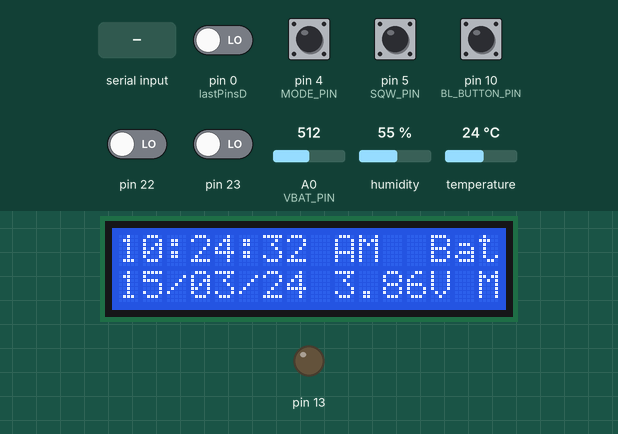
This program was run on a simulated Arduino Pro Mini, built with avr-gcc and run on an emulated ATmega328P. Parts: 16×2 character LCD, output pins drawn as LEDs (lit = HIGH). The inputs (shaded band) are chosen by the test bench; at power-on: pin 4 (MODE_PIN), pin 5 (SQW_PIN), pin 10 (BL_BUTTON_PIN) HIGH, pin 0 (lastPinsD), pin 22, pin 23 LOW, A0 (VBAT_PIN) = 512, humidity 55 %, temperature 24 °C. The local clock reads 2024-03-15 10:24:30 at power-on unless the program sets it; pins used as bus, display or sensor lines are not drawn; what the program prints to the serial monitor is not drawn.

Above: at 2.2 s.
2.3 s: pin 10 (BL_BUTTON_PIN) pulled LOW for 0.15 s
At 12.8 s:
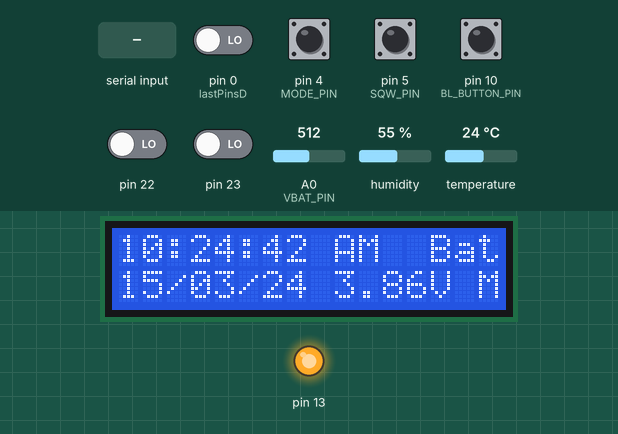
13.5 s: "CT\n" received over Serial
At 14.8 s:
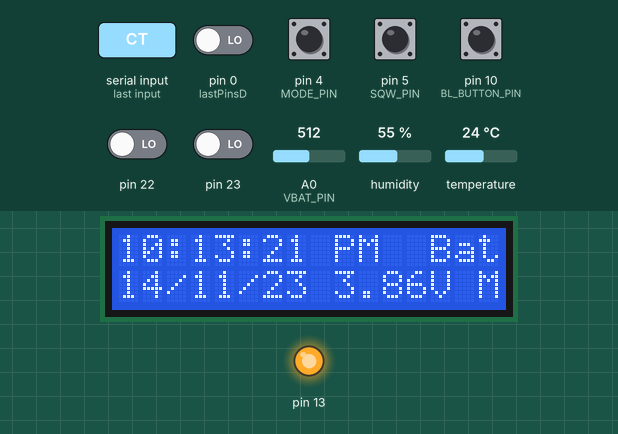
17.5 s: pin 4 (MODE_PIN) pulled LOW for 0.15 s
At 18.3 s:
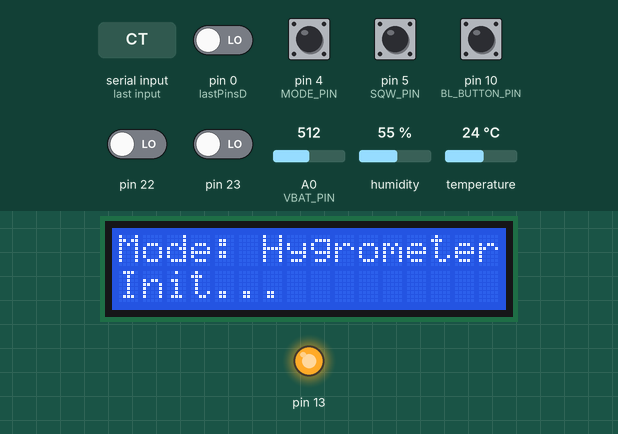
20.9 s: A0 (VBAT_PIN) set to 523
At 26.0 s:
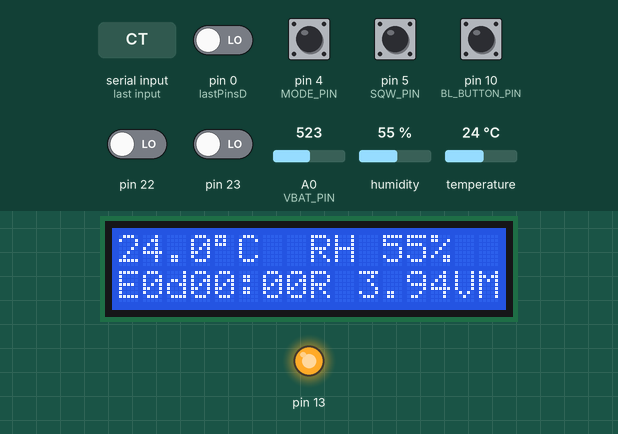
26.3 s: A0 (VBAT_PIN) set to 548
27.8 s: pin 0 (lastPinsD) driven HIGH
At 33.8 s:
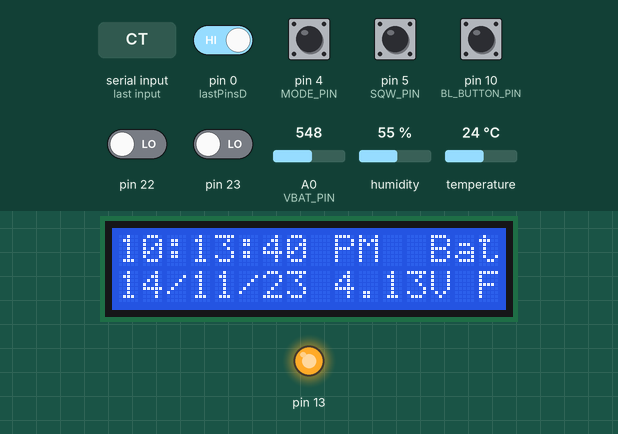
Timing chart, 0 to 35.3 s (numbered marks = the images above; inputs shaded):
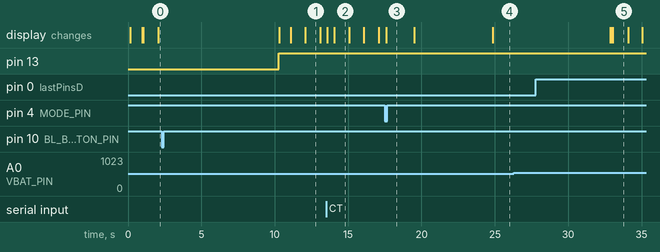

The program:

main.cpp
```cpp
// Core Arduino & libs
#include <Arduino.h>
#include <LiquidCrystal.h>
#include <DHT.h>
#include <RTClib.h>
#include <LowPower.h>
#include <avr/interrupt.h>
#include <ctype.h>
#include <string.h>
#include <math.h>

// Modular headers
#include "config.h"
#include "pins.h"
#include "debug.h"
#include "battery.h"
#include "ui_format.h"
#include "backlight.h"
#include "alarm_scheduler.h"
#include "time_commands.h"
#include "app_state.h"
#include "interrupts.h"
#include "globals.h"
#include "display_utils.h"
#include "modes.h"

// All configuration/constants in headers; this file orchestrates modes & main loop.

LiquidCrystal lcd(LCD_RS, LCD_EN, LCD_D4, LCD_D5, LCD_D6, LCD_D7);
DHT dht(DHTPIN, DHTTYPE);
RTC_DS3231 rtc;
AppState g_app; // global runtime state (see app_state.h)

// ---------- Forward declarations ----------
// (moved update/enter functions live in modes.*)
void sleepUntilAlarmOrSwitch();
bool sleepUntilNextOrSwitch(uint16_t remainSec, uint16_t *sleptSecOut);
void rtc_use_sqw_for_clock();
// (rtc_use_alarm_for_hygro now internal to scheduler)
void drainSerial(unsigned long ms = 250);

// ---------- Small helpers ----------
// lcdPrint16 moved to display_utils.cpp
// Formatting / battery helpers live in dedicated modules.

// readSwitchMode now in modes.cpp

// PCINT setup & ISRs: see interrupts.* ; currentSeconds() inline in app_state.h

// ---------- RTC serial helpers ----------
// (RTC print / parsing utilities now in time_commands module)

// (Time command parsing moved to time_commands module)
void drainSerial(unsigned long ms)
{
  unsigned long t0 = millis();
  while ((long)(millis() - t0) < (long)ms)
  {
    timeCommandsHandle();
    if (!Serial.available())
      delay(2);
  }
  g_app.serialWake = false;
}

// ---------- DS3231 helpers ----------
// rtc_use_sqw_for_clock moved into modes.cpp (static)

// (Direct rtc alarm programming moved to alarm_scheduler)

// ---------- Mode enter/update ----------
// enterMode moved to modes.cpp

// Hygro: sleep until alarm (INT low) or user action
void sleepUntilAlarmOrSwitch()
{
  DBG_FLUSH();
  g_app.tickWake = false; // wait for fresh falling edge
  while (!g_app.tickWake && !g_app.switchWake && !g_app.blButtonWake && !g_app.serialWake)
  {
    LowPower.powerDown(SLEEP_8S, ADC_OFF, BOD_OFF);
    if (g_app.tickWake || g_app.switchWake || g_app.blButtonWake || g_app.serialWake)
      break;
    if (g_app.rtcAvailable)
    {
      uint32_t nowEpoch = rtc.now().unixtime();
      if (hygroSchedulerFailsafeCheck(nowEpoch))
      {
        updateHygroMode();
        hygroSchedulerMarkSample(nowEpoch);
        break;
      }
    }
  }
  if (g_app.tickWake)
    DBG_PRINTLN(F("[WAKE] Alarm/INT"));
  else if (g_app.switchWake)
    DBG_PRINTLN(F("[WAKE] Slide"));
  else if (g_app.blButtonWake)
    DBG_PRINTLN(F("[WAKE] Backlight btn"));
  else if (g_app.serialWake)
    DBG_PRINTLN(F("[WAKE] Serial RX"));
}

// Fallback when no RTC: chunked WDT sleep
bool sleepUntilNextOrSwitch(uint16_t remainSec, uint16_t *sleptSecOut)
{
  uint16_t orig = remainSec;
  g_app.tickWake = false;
  while (remainSec > 0)
  {
    uint8_t c = (remainSec >= 8) ? 8 : (remainSec >= 4) ? 4
                                   : (remainSec >= 2)   ? 2
                                                        : 1;
    LowPower.powerDown((c == 8) ? SLEEP_8S : (c == 4) ? SLEEP_4S
                                         : (c == 2)   ? SLEEP_2S
                                                      : SLEEP_1S,
                       ADC_OFF, BOD_OFF);
    if (g_app.switchWake || g_app.blButtonWake || g_app.tickWake || g_app.serialWake)
      break;
    remainSec -= c;
  }
  uint16_t slept = orig - remainSec;
  if (sleptSecOut)
    *sleptSecOut = slept;
  g_app.tickWake = false;
  return (remainSec == 0);
}

// Clock: sleep until 1 Hz tick / slide / button / serial
void sleepUntilTickOrSwitch()
{
  DBG_FLUSH();
  g_app.tickWake = false;
  while (!g_app.tickWake && !g_app.switchWake && !g_app.blButtonWake && !g_app.serialWake)
  {
    LowPower.powerDown(SLEEP_8S, ADC_OFF, BOD_OFF);
  }
  if (g_app.tickWake)
    DBG_PRINTLN(F("[WAKE] SQW 1Hz"));
  g_app.tickWake = false;
}

// 12-hour Clock UI with AM/PM
// updateClockMode moved

// updateHygroMode moved

// ---------- setup/loop ----------
void setup()
{
  pinMode(DHT_PWR, OUTPUT);
  digitalWrite(DHT_PWR, LOW);
  pinMode(VBAT_PIN, INPUT);
  pinMode(MODE_PIN, INPUT_PULLUP);
  pinMode(SQW_PIN, INPUT_PULLUP);

  pinMode(BL_BUTTON_PIN, INPUT_PULLUP); // button

  DBG_BEGIN(115200);
  DBG_PRINTLN(F("[BOOT]"));

  analogReference(DEFAULT); // we measure Vcc dynamically in readVcc()

  lcd.begin(16, 2);
  delay(80);
  lcd.setCursor(0, 0);
  lcdPrint16("DIY Hygrometer ");
  lcd.setCursor(0, 1);
  lcdPrint16("LCD+DHT22+RTC  ");
  delay(800);

  if (rtc.begin())
  {
    g_app.rtcAvailable = true;
    if (rtc.lostPower())
      rtc.adjust(DateTime(F(__DATE__), F(__TIME__)));
    rtc.writeSqwPinMode(DS3231_SquareWave1Hz);
    g_app.startTimeRTC = rtc.now();
    g_app.modeStartRTC = g_app.startTimeRTC;
    Serial.println(F("Clock mode serial cmds: RD | CT[=±offset] | T=YYYY-MM-DD HH:MM:SS | U=<unix_epoch>"));
  }

  g_app.startMillis = millis();
  g_app.modeStartMillis = millis();
  g_app.modeSleepSecondsAccum = 0;
  g_app.softSeconds = 0;
  g_app.sysSeconds = 0;
  // Scheduler state resets on first hygroSchedulerInit

  interruptsInitCorePins();
  interruptsInitBacklightButton();
  backlightInit();

  enterMode(readSwitchMode());
  g_app.lastStableMode = g_app.currentMode;
  g_app.lastModeEnterMs = millis();
  g_app.lastModeReadMs = g_app.lastModeEnterMs;
}

void loop()
{
  // Mode change via slide switch (debounced + re-entry guard)
  DeviceMode rawMode = readSwitchMode();
  unsigned long nowMsLoop = millis();
  if (rawMode != g_app.lastStableMode)
  {
    // provisional change; require stability for MODE_DEBOUNCE_MS
    if ((nowMsLoop - g_app.lastModeReadMs) >= MODE_DEBOUNCE_MS)
    {
      g_app.lastStableMode = rawMode;
      g_app.lastModeReadMs = nowMsLoop;
      g_app.switchWake = true; // treat as a switch wake event
    }
  }
  else
  {
    g_app.lastModeReadMs = nowMsLoop; // stable reading refreshes timestamp
  }

  if (g_app.switchWake && (g_app.lastStableMode != g_app.currentMode))
  {
    if ((nowMsLoop - g_app.lastModeEnterMs) >= MODE_REENTRY_GUARD_MS)
    {
      DBG_PRINTLN(F("[MODE] Debounced switch change"));
      appClearWakeFlags();
      enterMode(g_app.lastStableMode);
      // enterMode sets lastModeEnterMs; keep for guards
    }
    else
    {
      // Guard period: ignore rapid flips
      g_app.switchWake = false;
    }
  }
  else if (g_app.switchWake)
  {
    // Switch wake but no logical mode change: clear to avoid repeated wake spam
    g_app.switchWake = false;
  }

  // Release switch PCINT mask after suppression window
  if ((nowMsLoop - g_app.lastModeEnterMs) >= MODE_SWITCH_SUPPRESS_MS)
    interruptsMaskSwitch(false);

  // Backlight button debounce + turn on
  if (g_app.blButtonWake || digitalRead(BL_BUTTON_PIN) == LOW)
  {
    unsigned long nowMs = millis();
    if (nowMs - g_app.blLastHandledMs > BL_DEBOUNCE_MS)
    {
      g_app.blLastHandledMs = nowMs;
      g_app.blButtonWake = false;
      backlightOn();
    }
    else
      g_app.blButtonWake = false;
  }

  // Keep-awake extension if backlight or serial activity
  if (backlightIsActive())
    g_app.serialAwakeUntil = millis() + 1500; // slightly longer
  if (g_app.serialWake || Serial.available())
  {
    g_app.serialAwakeUntil = millis() + 1200;
    g_app.serialWake = false;
    drainSerial(300);
  }
  if (g_app.currentMode == MODE_CLOCK)
  {
    if ((long)(g_app.serialAwakeUntil - millis()) > 0)
      timeCommandsHandle();
    updateClockMode();

    if ((long)(g_app.serialAwakeUntil - millis()) > 0)
    {
      drainSerial(60);
      return;
    }

    if (g_app.rtcAvailable)
    {
      sleepUntilTickOrSwitch();
    }
    else
    {
      DBG_FLUSH();
      LowPower.powerDown(SLEEP_1S, ADC_OFF, BOD_OFF);
      g_app.softSeconds++;
      g_app.sysSeconds++;
    }
  }
  else
  {
    // Hygrometer mode
    if (g_app.rtcAvailable)
    {
      uint32_t nowEpoch = rtc.now().unixtime();
      bool fired = hygroSchedulerShouldFire(nowEpoch);

      if (fired)
      {
        hygroSchedulerAdvanceAfterFire(nowEpoch);

        // Take the sample
        updateHygroMode();
        hygroSchedulerMarkSample(nowEpoch);
      }

      // Only perform sanity adjustment AFTER we service any fired alarm.
      hygroSchedulerSanity(nowEpoch);
      if (hygroSchedulerFailsafeCheck(nowEpoch))
      {
        updateHygroMode();
        hygroSchedulerMarkSample(nowEpoch);
      }

      // Allow serial commands during awake window
      if ((long)(g_app.serialAwakeUntil - millis()) > 0)
      {
        timeCommandsHandle();
        delay(5);
        return;
      }

      sleepUntilAlarmOrSwitch();
    }
    else
    {
      // Fallback (no RTC): legacy WDT schedule
      unsigned long nowMs = millis();
      if (g_app.lastHygroUpdateMillis == 0 || (nowMs - g_app.lastHygroUpdateMillis) >= (UPDATE_INTERVAL_SEC * 1000UL))
      {
        updateHygroMode();
        g_app.lastHygroUpdateMillis = millis();
      }
      if ((long)(g_app.serialAwakeUntil - millis()) > 0)
      {
        delay(5);
        return;
      }
      unsigned long elapsed = (millis() - g_app.lastHygroUpdateMillis) / 1000UL;
      uint16_t remain = (elapsed >= UPDATE_INTERVAL_SEC) ? 0 : (UPDATE_INTERVAL_SEC - elapsed);
      if (remain > 0)
      {
        uint16_t slept = 0;
        bool timedOut = sleepUntilNextOrSwitch(remain, &slept);
        g_app.modeSleepSecondsAccum += slept;
        g_app.sysSeconds += slept;
        if (timedOut)
          g_app.lastHygroUpdateMillis = 0;
      }
    }
  }
}
```

alarm_scheduler.h
```cpp
#pragma once
#include <Arduino.h>
#include <RTClib.h>
#include "config.h"
#include "debug.h"

// Hygrometer alarm scheduling / failsafe module (DS3231 based)
// All state private to implementation. Functions are no-ops when RTC absent.

void hygroSchedulerInit(uint32_t startEpoch);           // initialize next alarm grid & anchor elapsed base
bool hygroSchedulerShouldFire(uint32_t nowEpoch);       // true if DS3231 alarm fired or time >= next epoch
void hygroSchedulerAdvanceAfterFire(uint32_t nowEpoch); // advance next epoch and reprogram alarm (call after fire detection, before sampling)
void hygroSchedulerMarkSample(uint32_t nowEpoch);       // mark that a sample was just taken (updates failsafe bookkeeping)
void hygroSchedulerSanity(uint32_t nowEpoch);           // realign if alarm scheduled too far ahead
bool hygroSchedulerFailsafeCheck(uint32_t nowEpoch);    // reschedule if silence > failsafe window; returns true if rescheduled

uint32_t hygroSchedulerNextEpoch(); // current next target epoch (0 if uninitialized / no RTC)
uint32_t hygroSchedulerBaseEpoch(); // anchored elapsed base epoch (0 if not set)
```

app_state.h
```cpp
#pragma once
#include <Arduino.h>
#include <RTClib.h>

// Forward enum (defined in main or separate header if split later)
#ifndef DEVICE_MODE_ENUM_DEFINED
#define DEVICE_MODE_ENUM_DEFINED
enum DeviceMode : uint8_t
{
    MODE_CLOCK = 0,
    MODE_HYGRO = 1
};
#endif

struct AppState
{
    // RTC / mode
    bool rtcAvailable = false;
    DeviceMode currentMode = MODE_HYGRO;
    DateTime startTimeRTC;
    DateTime modeStartRTC;

    // Millis-based fallbacks / counters
    unsigned long startMillis = 0;
    unsigned long modeStartMillis = 0;
    unsigned long lastHygroUpdateMillis = 0;
    unsigned long modeSleepSecondsAccum = 0;
    unsigned long softSeconds = 0; // clock mode w/o RTC
    unsigned long sysSeconds = 0;  // coarse seconds for backlight when no RTC

    // PCINT / wake flags (volatile for ISR access)
    volatile bool switchWake = false;
    volatile bool tickWake = false;
    volatile bool serialWake = false;
    volatile uint8_t lastPinsD = 0;

    // Backlight button PCINT (B port)
    volatile bool blButtonWake = false;
    volatile uint8_t lastPinsB = 0;

    // Backlight / serial keep-awake bookkeeping
    unsigned long blLastHandledMs = 0;
    unsigned long serialAwakeUntil = 0;

    // Mode switch debounce bookkeeping
    unsigned long lastModeReadMs = 0;
    unsigned long lastModeEnterMs = 0;
    DeviceMode lastStableMode = MODE_HYGRO;
};

extern AppState g_app; // defined in main.cpp

// Inline helpers centralizing time and wake flag operations
extern RTC_DS3231 rtc; // provided by main.cpp

inline uint32_t currentSeconds()
{
    return g_app.rtcAvailable ? rtc.now().unixtime() : g_app.sysSeconds;
}

inline void appClearWakeFlags()
{
    g_app.switchWake = g_app.tickWake = g_app.serialWake = false;
}
```

backlight.h
```cpp
#pragma once
#include <Arduino.h>
#include "pins.h"
#include "config.h"
#include "debug.h"

void backlightInit();
void backlightOn();
void backlightOff();
void backlightMaintain(uint32_t nowSeconds); // auto-off check
bool backlightIsActive();
uint32_t backlightStartSeconds();
```

battery.h
```cpp
#pragma once
#include <Arduino.h>
#include "debug.h"
#include "pins.h"

// Divider values
static const float Rtop = 180000.0f;
static const float Rbot = 330000.0f;
static const float VBAT_CAL = 0.9975308642f;

// Battery thresholds
static const float VBAT_FULL_TH = 4.00f;
static const float VBAT_MED_TH = 3.70f;
static const float VBAT_LOW_TH = 3.50f;

inline float readVccCalibrated()
{
    ADMUX = _BV(REFS0) | _BV(MUX3) | _BV(MUX2) | _BV(MUX1); // 1.1V internal ref
    delay(2);
    ADCSRA |= _BV(ADSC);
    while (bit_is_set(ADCSRA, ADSC))
        ;
    uint16_t raw = ADC;
    return (1.1f * 1023.0f) / (float)raw; // Vcc in volts
}

inline float readBatteryVolts()
{
    (void)analogRead(VBAT_PIN);
    delay(3);
    long acc = 0;
    const int N = 8;
    for (int i = 0; i < N; i++)
    {
        acc += analogRead(VBAT_PIN);
        delay(3);
    }
    float adc = acc / float(N);
    float vcc = readVccCalibrated();
    float vA0 = (adc * vcc) / 1023.0f;
    float vb = vA0 * (Rtop + Rbot) / Rbot;
    float out = vb * VBAT_CAL;
    DBG_PRINT(F("[BAT] adc="));
    DBG_PRINT(adc);
    DBG_PRINT(F(" vcc="));
    DBG_PRINT(vcc, 3);
    DBG_PRINT(F(" vA0="));
    DBG_PRINT(vA0, 3);
    DBG_PRINT(F(" Vbat="));
    DBG_PRINT(out, 3);
    DBG_PRINTLN(F("V"));
    return out;
}

inline char batteryFlag(float v)
{
    if (v >= VBAT_FULL_TH)
        return 'F';
    if (v >= VBAT_MED_TH)
        return 'M';
    if (v >= VBAT_LOW_TH)
        return 'L';
    return '!';
}
```

debug.h
```cpp
#pragma once
#include <Arduino.h>
#include "config.h"

#if ENABLE_SERIAL_DEBUG || ENABLE_SERIAL_RTC_CMDS
#define DBG_BEGIN(...) Serial.begin(__VA_ARGS__)
#define DBG_PRINT(...)                 \
    do                                 \
    {                                  \
        if (ENABLE_SERIAL_DEBUG)       \
            Serial.print(__VA_ARGS__); \
    } while (0)
#define DBG_PRINTLN(...)                 \
    do                                   \
    {                                    \
        if (ENABLE_SERIAL_DEBUG)         \
            Serial.println(__VA_ARGS__); \
    } while (0)
#define DBG_FLUSH()              \
    do                           \
    {                            \
        if (ENABLE_SERIAL_DEBUG) \
            Serial.flush();      \
    } while (0)
#else
#define DBG_BEGIN(...)
#define DBG_PRINT(...)
#define DBG_PRINTLN(...)
#define DBG_FLUSH()
#endif
```

display_utils.h
```cpp
#pragma once
// LCD small helpers
void lcdPrint16(const char *s);
```

globals.h
```cpp
// Extern declarations for global hardware objects and app state.
#pragma once
#include <LiquidCrystal.h>
#include <DHT.h>
#include <RTClib.h>
#include "app_state.h"

extern LiquidCrystal lcd;
extern DHT dht;
extern RTC_DS3231 rtc;
extern AppState g_app;
```

interrupts.h
```cpp
#pragma once
#include <Arduino.h>
#include <avr/interrupt.h>
#include "app_state.h"
#include "pins.h"

// Initializes PCINT for D4 (mode switch), D5 (tick/alarm), D0 (serial RX)
void interruptsInitCorePins();
// Enable/disable tick pin change (D5) depending on mode behavior.
void interruptsEnableTick(bool en);
// Initializes PCINT for backlight button (D10 / PB2)
void interruptsInitBacklightButton();
// Temporarily mask/unmask the slide switch PCINT (D4) to suppress chatter.
void interruptsMaskSwitch(bool mask);
// Clear core wake flags (switch/tick/serial)
inline void interruptsClearWakeFlags() { appClearWakeFlags(); }
```

modes.h
```cpp
#pragma once
#include "config.h"
#include "pins.h"
#include "globals.h"

// Device mode entry (handles RTC setup, scheduler init, UI banners)
void enterMode(DeviceMode m);

// Mode periodic update functions
void updateClockMode();
void updateHygroMode();

// Read debounced raw switch level (no debounce logic, just pin)
DeviceMode readSwitchMode();
```

time_commands.h
```cpp
#pragma once
#include <Arduino.h>

// Handle incoming serial RTC/time-setting commands.
// Safe to call in any mode; commands only act if RTC present.
void timeCommandsHandle();
```

ui_format.h
```cpp
#pragma once
#include <Arduino.h>
#include <RTClib.h>
#include "config.h"
#include "pins.h"
#include "battery.h"

// Build 16-char (or shorter) lines; caller pads via lcdPrint16.
// Clock mode: if haveRTC true, use DateTime; else softSeconds for fallback.
void buildClockLines(bool haveRTC,
                     const DateTime &now,
                     unsigned long softSeconds,
                     float vbat,
                     char *line1, size_t l1n,
                     char *line2, size_t l2n);

// Hygrometer line 1: temperature + humidity or error.
void buildHygroLine1(float tc, float rh, char *line1, size_t n);

// Hygrometer line 2 built from elapsed string (already computed),
// rtcFlag ('R' or 'T'), battery voltage + flag.
void buildHygroLine2(const char *elapsed, char rtcFlag,
                     float vbat, char batFlag,
                     char *line2, size_t n);

// Elapsed time helpers (minutes granularity: dHH:MM). These were in main.cpp.
void formatElapsed(const TimeSpan &ts, char *out, size_t n);     // RTC-based (TimeSpan)
void formatElapsedMillis(unsigned long ms, char *out, size_t n); // Millis-based fallback
```

display_utils.cpp
```cpp
#include <Arduino.h>
#include "globals.h"

// Print and pad/truncate to exactly 16 chars
void lcdPrint16(const char *s)
{
    char b[17];
    uint8_t i = 0;
    for (; i < 16 && s[i]; ++i)
        b[i] = s[i];
    for (; i < 16; ++i)
        b[i] = ' ';
    b[16] = 0;
    lcd.print(b);
}
```

Source omitted: alarm_scheduler.cpp (3456 bytes), backlight.cpp (1039 bytes), interrupts.cpp (1648 bytes), modes.cpp (5165 bytes), time_commands.cpp (5550 bytes), ui_format.cpp (3432 bytes), config.h (864 bytes), pins.h (383 bytes)

Measured:
- after the input at 2.3 s, pin 13: LOW → HIGH after 8.0 s; the display: first changes after 8.0 s (image 1 shows a later state)
- after the input at 13.5 s, the display: first changes after 0.07 s (image 2 shows a later state)
- after the input at 17.5 s, the display: changes after 0.09 s (image 3)
- after the input at 20.9 s, the display: changes after 4.0 s (image 4)
- after the input at 26.3 s, every drawn part: stays the same
- after the input at 27.8 s, the display: first changes after 5.1 s (image 5 shows a later state)
- what the display in image 1 shows lasts 1.0 s, from 12.1 s to 13.1 s
